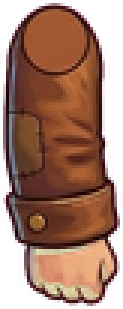
#> input picture assets/rig/tome/braco_frente.png, 41 x 103 px (shown 3 times larger); its folder holds only this picture in this run
$ python rl3_cut.py ../assets/rig/tome/braco_frente.png 5 5
#> lines starting #> are read from the running program, lines starting #| are printed output that depends on the picture; after the words box and inside, x2 and y2 are one past the last pixel; in counts of white or black regions, pixels touching at a corner belong together
#!/usr/bin/env python3
"""rl3_cut.py <grade.jpg> <cols> <rows> <folha:idx,idx> ...

Recorta uma grade convertida pelo Gemini (fundo branco) e devolve cada quadro
para o lugar dele nas folhas originais de assets/sprites/tome/*.png,
mantendo o tamanho e o ponto de apoio (pés) do quadro original.
Os quadros são lidos da grade da esquerda para a direita, de cima para baixo.
"""
import sys
import numpy as np
from PIL import Image
from scipy import ndimage

TOME = 'assets/sprites/tome/'


def alpha_from_white(rgb):
    a = rgb.astype(np.int32)
    mn = a.min(axis=2)
    sat = a.max(axis=2) - mn
    bgish = (mn > 196) & (sat < 75)
    lab, _ = ndimage.label(bgish)
    border = set(np.unique(np.concatenate([lab[0], lab[-1], lab[:, 0], lab[:, -1]]))) - {0}
    bg = np.isin(lab, list(border))
    fg = ~bg
    # remove pequenos fragmentos soltos
    lab2, n = ndimage.label(fg)
    if n:
        sizes = ndimage.sum(fg, lab2, range(1, n + 1))
        keep = np.zeros(n + 1, bool)
        keep[1:] = sizes > 60
        fg = keep[lab2]
    alpha = fg.astype(np.float32)
    # borda suave: na faixa externa, alfa pela distância do branco
    edge = fg & ~ndimage.binary_erosion(fg, iterations=2)
    soft = np.clip((765 - a.sum(axis=2)) / 120.0, 0, 1)
    alpha[edge] = np.maximum(soft[edge], 0.0)
    alpha = ndimage.gaussian_filter(alpha, 0.6) * fg
    # descontamina o branco das bordas
    out = a.astype(np.float32)
    m = (alpha > 0.02) & (alpha < 0.98)
    for c in range(3):
        ch = out[..., c]
        ch[m] = np.clip((ch[m] - 255 * (1 - alpha[m])) / alpha[m], 0, 255)
    return np.dstack([out, alpha * 255]).astype(np.uint8)


def main():
    src, cols, rows = sys.argv[1], int(sys.argv[2]), int(sys.argv[3])
    targets = []
    for spec in sys.argv[4:]:
        f, ids = spec.split(':')
        for i in ids.split(','):
            targets.append((f, int(i)))
    im = Image.open(src).convert('RGB')
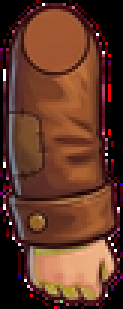
#> im: PIL image 41x103 RGB (shown 3 times larger); mean R, G, B 99.4, 56.4, 39.9
    rgba = alpha_from_white(np.array(im))
#> in alpha_from_white, `sat = a.max(axis=2) - mn`:
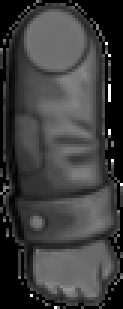
#> sat: shape (103, 41) int32 (shown 3 times larger); min 0, max 255, mean 61.7
#> in alpha_from_white, `bgish = (mn > 196) & (sat < 75)`:
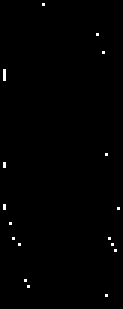
#> bgish: shape (103, 41) bool (shown 3 times larger); 0.52% white in thin lines or dots
#> in alpha_from_white, `lab, _ = ndimage.label(bgish)`: lab: shape (103, 41) int32; 18 distinct labels, from 0 to 17
#> in alpha_from_white, `border = set(np.unique(np.concatenate([lab[0], lab[-1], lab[:, 0], lab..`: border = 0 items
#> in alpha_from_white, `bg = np.isin(lab, list(border))`: bg: shape (103, 41) bool; every value is 0
#> in alpha_from_white, `fg = ~bg`: fg: shape (103, 41) bool; every value is 1
#> in alpha_from_white, `lab2, n = ndimage.label(fg)`: lab2: shape (103, 41) int32; every value is 1
#> in alpha_from_white, `lab2, n = ndimage.label(fg)`: n = 1
#> in alpha_from_white, `sizes = ndimage.sum(fg, lab2, range(1, n + 1))`: sizes = [4223]
#> in alpha_from_white, `alpha = fg.astype(np.float32)`: alpha: shape (103, 41) float32; every value is 1
#> in alpha_from_white, `edge = fg & ~ndimage.binary_erosion(fg, iterations=2)`:
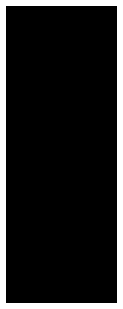
#> edge: shape (103, 41) bool (shown 3 times larger); 13.3% white; 1 white region, box (x1, y1, x2, y2) and area: (0, 0, 41, 103) 560
#> in alpha_from_white, `alpha[edge] = np.maximum(soft[edge], 0.0)`:
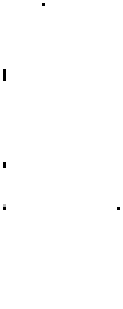
#> alpha: shape (103, 41) float32 (shown 3 times larger); min 0, max 1, mean 0.998
#> in alpha_from_white, `m = (alpha > 0.02) & (alpha < 0.98)`: m: shape (103, 41) bool; 1.4% white; 5 white regions (5 under 20 px)
#> the loop in alpha_from_white, `for c in range(3):` made 3 passes
#> pass 1, in alpha_from_white, `ch = out[..., c]`:
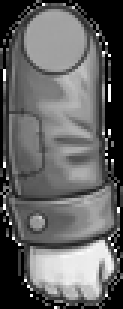
#> ch: shape (103, 41) float32 (shown 3 times larger); min 0, max 255, mean 99.4
#> after the loop in alpha_from_white, `for c in range(3):`:
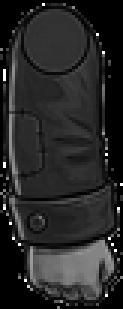
#> ch: shape (103, 41) float32 (shown 3 times larger); min 0, max 255, mean 39.8
    H, W = rgba.shape[:2]
#> H = 103; W = 41
    cw, ch = W / cols, H / rows
#> cw = 8.2; ch = 20.6
    pieces = []
    for k in range(len(targets)):
        cx, cy = k % cols, k // cols
        cell = rgba[int(cy * ch):int((cy + 1) * ch), int(cx * cw):int((cx + 1) * cw)]
        ys, xs = np.nonzero(cell[..., 3] > 20)
        pieces.append(Image.fromarray(cell[ys.min():ys.max() + 1, xs.min():xs.max() + 1]))
#> after the loop, pieces = []
    sheets = {}
    origb = []
    for f, i in targets:
        if f not in sheets:
            sheets[f] = Image.open(TOME + f + '.png').convert('RGBA')
        origb.append(sheets[f].crop((i * 256, 0, i * 256 + 256, 256)).getbbox())
    scale = float(np.median([(b[3] - b[1]) / p.height for b, p in zip(origb, pieces)]))
#> scale = nan
    new = {f: Image.new('RGBA', s.size, (0, 0, 0, 0)) for f, s in sheets.items()}
#> new = 0 items
    for (f, i), b, p in zip(targets, origb, pieces):
        q = p.resize((max(1, round(p.width * scale)), max(1, round(p.height * scale))), Image.LANCZOS)
        cxo = (b[0] + b[2]) / 2
        x = round(i * 256 + cxo - q.width / 2)
        y = b[3] - q.height
        x = min(max(x, i * 256), i * 256 + 256 - q.width)
        y = max(y, 0)
        frame = Image.new('RGBA', (256, 256), (0, 0, 0, 0))
        frame.alpha_composite(q, (x - i * 256, y))
        new[f].alpha_composite(frame, (i * 256, 0))
#> this loop made 0 passes
    for f, s in new.items():
        s.save(TOME + f + '.png')
        print(f, s.size, 'escala %.3f' % scale)


if __name__ == '__main__':
    main()

$ run again, on assets/rig/tome/perna_frente.png
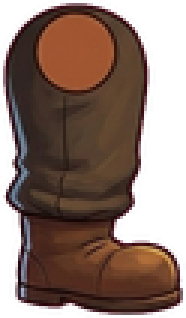
#> input picture assets/rig/tome/perna_frente.png, 62 x 106 px (shown 3 times larger)
#> in alpha_from_white, `bgish = (mn > 196) & (sat < 75)`:
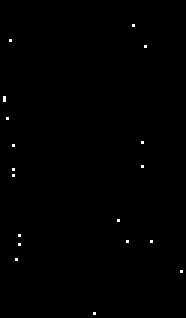
#> bgish: shape (106, 62) bool (shown 3 times larger); 0.29% white in thin lines or dots, all inside (x1, y1, x2, y2) = (1, 8, 61, 105)
#> lab: shape (106, 62) int32; 19 distinct labels, from 0 to 18
#> border = 0 items
#> bg: shape (106, 62) bool; every value is 0
#> fg: shape (106, 62) bool; every value is 1
#> lab2: shape (106, 62) int32; every value is 1
#> n = 1
#> sizes = [6572]
#> edge: shape (106, 62) bool; 10% white; 1 white region, box (x1, y1, x2, y2) and area: (0, 0, 62, 106) 656
#> m: shape (106, 62) bool; 0.46% white; 3 white regions (3 under 20 px)
#> the loop in alpha_from_white, `for c in range(3):` made 3 passes
#> pass 3, in alpha_from_white, `ch = out[..., c]`:
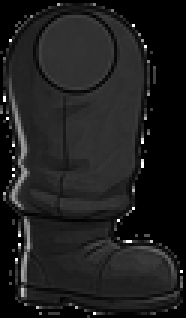
#> ch: shape (106, 62) float32 (shown 3 times larger); min 0, max 255, mean 30.1
#> after the loop in main, `for k in range(len(targets)):`: pieces = []
#> scale = nan
#> new = 0 items

$ run again, on assets/rig/tome/picareta.png
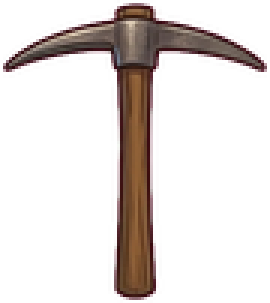
#> input picture assets/rig/tome/picareta.png, 90 x 101 px (shown 3 times larger)
#> in alpha_from_white, `bgish = (mn > 196) & (sat < 75)`:
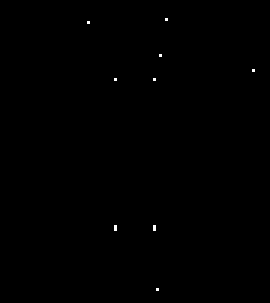
#> bgish: shape (101, 90) bool (shown 3 times larger); 0.12% white in thin lines or dots, all inside (x1, y1, x2, y2) = (29, 6, 85, 97)
#> lab: shape (101, 90) int32; 10 distinct labels, from 0 to 9
#> border = 0 items
#> bg: shape (101, 90) bool; every value is 0
#> fg: shape (101, 90) bool; every value is 1
#> lab2: shape (101, 90) int32; every value is 1
#> n = 1
#> sizes = [9090]
#> alpha: shape (101, 90) float32; every value is 1
#> edge: shape (101, 90) bool; 8.2% white; 1 white region, box (x1, y1, x2, y2) and area: (0, 0, 90, 101) 748
#> the loop in alpha_from_white, `for c in range(3):` made 3 passes
#> pass 2, in alpha_from_white, `ch = out[..., c]`:
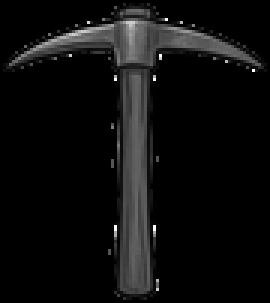
#> ch: shape (101, 90) float32 (shown 3 times larger); min 0, max 255, mean 14.2
#> after the loop in main, `for k in range(len(targets)):`: pieces = []
#> scale = nan
#> new = 0 items

$ run again, on assets/rig/tome/braco_tras.png
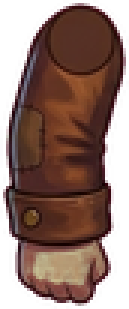
#> input picture assets/rig/tome/braco_tras.png, 43 x 103 px (shown 3 times larger)
#> bgish: shape (103, 43) bool; 0.45% white in thin lines or dots, all inside (x1, y1, x2, y2) = (1, 7, 41, 102)
#> lab: shape (103, 43) int32; 21 distinct labels, from 0 to 20
#> border = 0 items
#> bg: shape (103, 43) bool; every value is 0
#> fg: shape (103, 43) bool; every value is 1
#> lab2: shape (103, 43) int32; every value is 1
#> n = 1
#> sizes = [4429]
#> edge: shape (103, 43) bool; 12.8% white; 1 white region, box (x1, y1, x2, y2) and area: (0, 0, 43, 103) 568
#> m: shape (103, 43) bool; 0.43% white; 3 white regions (3 under 20 px)
#> the loop in alpha_from_white, `for c in range(3):` made 3 passes
#> pass 3, in alpha_from_white, `ch = out[..., c]`:
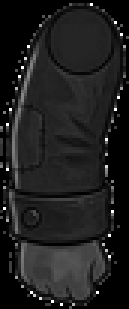
#> ch: shape (103, 43) float32 (shown 3 times larger); min 0, max 255, mean 30.7
#> after the loop in main, `for k in range(len(targets)):`: pieces = []
#> scale = nan
#> new = 0 items
